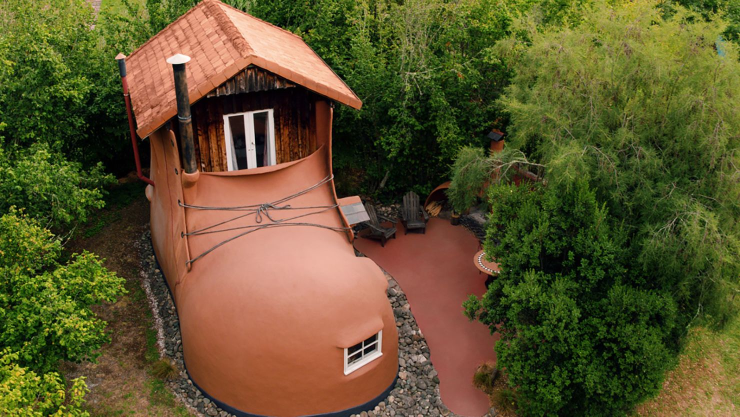
#> input picture Lab1/pic1.jpg, 1480 x 833 px (shown at 1/2 size)
$ jupyter execute --allow-errors 'NumPy_HandsOn_Array_to_Image_Analysis_Student_Lab_v2_(2).ipynb'
#> lines starting #> are read from the running program, lines starting #| are printed output that depends on the picture; after the words box and inside, x2 and y2 are one past the last pixel; in counts of white or black regions, pixels touching at a corner belong together
# NumPy Hands-on Lab: From Arrays to Image Analysis

## Student Practice Notebook

**Name:** Ratnesh Singh Bhandari
**Register Number:** AP24110010649
**Date:** 07-08-2026

## Learning Objectives

After completing this lab, you will be able to:

- Create and manipulate NumPy arrays
- Understand array properties and dimensions
- Perform indexing and slicing
- Apply mathematical operations
- Understand and explain broadcasting
- Analyze images using NumPy arrays
- Perform basic image transformations
- Explain *why* NumPy is used in real ML/Data Science pipelines, not just *how*

### How to use this notebook
- **Demonstration** cells: run them, read the output, understand it.
- **Practice** cells: write your own code — don't copy the demo verbatim.
- **Predict-then-run**: before running some cells, you'll be asked to *predict* the output first. Write your prediction in the markdown cell, then run and compare.
- **Reflection**: short written answers, in your own words.

## Part 1: Introduction to NumPy

NumPy (Numerical Python) is a Python library used for efficient numerical computation.

**Why not just use Python lists?** Python lists store objects with overhead per element and loop in pure Python. NumPy arrays store raw numbers in contiguous memory and use compiled C code for operations — this is called **vectorization**. That's why NumPy is used everywhere in:

- Data Science (pandas is built on NumPy)
- Machine Learning (feeding data into models as arrays/tensors)
- Image Processing (an image *is* a NumPy array)
- Scientific Computing

Let's actually *see* the speed difference before we take it on faith.

[cell 1]
import numpy as np
import matplotlib.pyplot as plt

print("NumPy is ready!")

### Demonstration: Loops vs. Vectorization (the "why" behind NumPy)

Below we add 1 to a million numbers two ways: a plain Python loop, and a NumPy array operation.
Run this cell and look at the timing output.

[cell 2]
import time

n = 1_000_000
python_list = list(range(n))
numpy_array = np.arange(n)

start = time.time()
result_list = [x + 1 for x in python_list]
loop_time = time.time() - start

start = time.time()
result_array = numpy_array + 1
vector_time = time.time() - start

print(f"Python loop time : {loop_time:.5f} seconds")
print(f"NumPy vector time: {vector_time:.5f} seconds")
print(f"NumPy was about {loop_time/vector_time:.0f}x faster")

**Reflection (write your answer):** Based on the timing above, in your own words, why is NumPy faster than a Python loop for this kind of operation?

*Your answer:*NumPy is faster than a Python loop for operations primarily due to its use of vectorization where as  python lists store objects with overhead per element and loop in pure Python one by one.

## Part 2: Creating NumPy Arrays

### Demonstration

[cell 3]
arr = np.array([10,20,30,40,50])
arr

### Student Practice

Create an array containing:

5, 10, 15, 20, 25

Write your code below (do not just copy the demo — change the numbers yourself):

[cell 4]
# Write your answer here
arr = np.array([5,10,15,20,25])
arr

## Part 3: Array Properties

Important properties:

- `ndim` : Number of dimensions
- `shape` : Size of each dimension
- `size` : Total number of elements
- `dtype` : Data type

**Predict first:** for the array `arr` from Part 2, what do you *expect* `ndim`, `shape`, `size`, and `dtype` to be? Write your guess below before running the next cell.

*Your prediction:*

[cell 5]
arr.ndim, arr.shape, arr.size, arr.dtype

### Observation

Was your prediction correct? If not, what did you get wrong and why?

Dimension:correct

Shape:correct

Size:correct

Data Type:correct

## Part 4: Special Arrays

These are commonly used to initialize data — for example, `zeros` is often used to create an empty "canvas" array before filling in real values (you'll see this again in the image section).

[cell 6]
np.zeros((3,3))

[cell 7]
np.ones((4,4))

[cell 8]
np.eye(3)

### Student Practice

Create a `5x5` array of all zeros, and a `2x6` array of all ones. Write both below.

[cell 9]
# Write your answer here
print(np.zeros((5,5)))
print(np.ones((2,6)))

## Part 5: Sequence Generation

[cell 10]
np.arange(0,50,5)

[cell 11]
np.linspace(0,100,10)

### Student Practice

`np.arange` and `np.linspace` both generate sequences but work differently.

1. Use `np.arange` to generate even numbers from 2 to 20.
2. Use `np.linspace` to generate 5 evenly spaced numbers between 0 and 1.
3. In one sentence, write the difference between `arange` (step-based) and `linspace` (count-based).

[cell 12]
# Write your answer here
print(np.arange(2,21,2))
print(np.linspace(0,1,5))

## Part 6: Random Numbers

[cell 13]
np.random.rand(5)

[cell 14]
np.random.randint(1,100,10)

## Part 7: Reshaping Arrays

Reshape changes the *structure* of an array without changing the data.

**Rule: the total number of elements must stay the same.** `3x4 = 12` elements, so you can reshape into any combination of dimensions that multiplies to 12 (e.g. `2x6`, `4x3`, `1x12`, `12x1`).

[cell 15]
a = np.arange(12)
a.reshape(3,4)

### Student Practice — valid shapes

Try reshaping `a` into these shapes. Write each as a separate line:
- 2 x 6
- 4 x 3
- 6 x 2

[cell 16]
# Practice here
a=np.arange(12)
# print(a.reshape(2,6))
# print(a.reshape(4,3))
# print(a.reshape(6,2))
#> (the rest of this cell did not finish here and is left out)

### Student Practice — break it on purpose

Now try `a.reshape(5,3)`. This should throw an error because 5 × 3 = 15 ≠ 12.

Run it, read the error message, then answer: **why did it fail, and what rule does it confirm about reshape?**

*Your answer:*
t failed because a contains 12 elements, but a 5 × 3 array requires 15 elements. This confirms that reshape() must preserve the total number of elements.

#> (a cell that did not finish here is left out)

## Part 8: Indexing and Slicing

[cell 18]
matrix = np.arange(1,10).reshape(3,3)
matrix

[cell 19]
# Extract first row
matrix[0]

[cell 20]
# Extract first column
matrix[:,0]

### Student Practice

Using `matrix` above, write code to extract:
1. The last row
2. The last column
3. The single element in the middle (row 1, column 1)
4. The bottom-right 2x2 sub-matrix

[cell 21]
# Write your answer here
print(matrix[-1])
print(matrix[:, -1])
print(matrix[1, 1])
print(matrix[-2:, -2:])

## Part 9: Mathematical Operations

[cell 22]
marks = np.array([60,70,80,90])

marks + 5

[cell 23]
marks * 2

### Student Practice

A student scored `marks = [55, 62, 48, 91, 73]` but every question was later found to be worth 1 extra bonus mark, and then the whole test was scaled to be out of 150 (currently out of 100, so multiply by 1.5).

Write the NumPy code to: (1) add the bonus mark to every score, then (2) scale to out of 150.

[cell 24]
# Write your answer here
marks = np.array([55, 62, 48, 91, 73])
updated_marks = (marks + 1) * 1.5
print(updated_marks)

## Part 10: Broadcasting

Broadcasting lets NumPy perform operations between arrays of **different shapes**, without writing an explicit loop, by "stretching" the smaller array to match the larger one — as long as their shapes are compatible.

**The basic rule:** starting from the trailing (rightmost) dimension, two dimensions are compatible if they're equal, or one of them is 1. NumPy then virtually repeats the size-1 dimension to match.

You already used broadcasting in Part 9 (`marks + 5`) — a single number (shape `()`) was broadcast across the whole array. Here's a less obvious example: a 1D array broadcast across a 2D array.

[cell 25]
salary = np.array([30000,40000,50000])

salary * 1.10

[cell 26]
# A less obvious broadcasting example: adding a 1D array to every row of a 2D array
grid = np.ones((3,3))       # shape (3,3)
row_bonus = np.array([1,2,3])  # shape (3,)

grid + row_bonus

### Student Practice — predict then check

Before running the next cell, predict the output shape and values on paper.

`np.array([[1],[2],[3]]) + np.array([10,20,30])`

(Hint: one array has shape `(3,1)`, the other `(3,)`. Think about how each dimension aligns.)

*Your prediction:*

[cell 27]
# Run this after writing your prediction above, and compare
np.array([[1],[2],[3]]) + np.array([10,20,30])

**Reflection:** In your own words, explain broadcasting with an example of your own (not one from this notebook).

*Your answer:*

## Part 11: Filtering Data (Boolean Indexing)

[cell 28]
marks = np.array([45,67,89,32,90,55])

marks[marks > 60]

### Student Practice

Using the `marks` array above:
1. Extract all marks that are failing (below 40).
2. Count how many students scored above 80 (hint: `.sum()` on a boolean array counts `True` values).
3. Replace all failing marks with 0 using `np.where`.

[cell 29]
# Write your answer here
failing_marks = marks[marks < 40]
students_above_80 = (marks > 80).sum()
updated_marks = np.where(marks < 40, 0, marks)

print(failing_marks)
print(students_above_80)
print(updated_marks)

## Part 12: Joining Arrays

[cell 30]
a=np.array([1,2,3])
b=np.array([4,5,6])

np.concatenate([a,b])

## Part 13: Splitting Arrays

[cell 31]
x=np.arange(12)

np.split(x,3)

### Student Practice

1. Split `x` into 4 equal parts instead of 3.
2. Try `np.split(x, 5)` — this should fail. Read the error and explain in one sentence why splitting into 5 doesn't work for 12 elements.

[cell 32]
# Write your answer here
x = np.arange(12)

print(np.split(x, 4))
#> (the rest of this cell did not finish here and is left out)

# Part 14: Image Analysis Using NumPy

## Why this matters for ML

A digital image **is** a NumPy array — this is exactly the data format used to feed images into computer vision models (e.g. CNNs). Every preprocessing step you do below (resizing, cropping, normalizing pixel values, flipping for data augmentation) is a real step used in production ML image pipelines, not just a classroom exercise.

## Image Shape Guidelines

A colour image is represented as:

`(height, width, channels)`

Example: `512 x 512 x 3` means:
- Height = 512 pixels
- Width = 512 pixels
- RGB colour channels = 3

**Avoid very large images** — a `4000 x 4000 x 3` image has 48 million individual pixel values. That's a lot to process and display.

Recommended:
- Practice: 300x300 pixels
- Processing: 512x512 pixels

#> (a cell that did not finish here is left out)

> **Note:** the cell above only works in Google Colab. If you're running this notebook locally (Jupyter/VS Code), skip it and instead set `image_path = "your_local_file.jpg"` directly in the next cell.

Upload an image file and note its name below:

Image name:

[cell 34]
from PIL import Image
import numpy as np
import matplotlib.pyplot as plt

image_path = "pic1.jpg"

img_array = np.array(Image.open(image_path))
#> img_array is the input picture: shape (833, 1480, 3); mean R, G, B 94.5, 84.3, 45.5

print(img_array.shape)
#| (833, 1480, 3)

plt.imshow(img_array)
plt.axis("off")
plt.show()

## Image Display

**Do not print the complete image array** (it's thousands of numbers and unreadable). Instead:
- Use `image.shape` to check dimensions
- Use `plt.imshow(...)` to *see* the image visually

### Student Practice
Display your uploaded image using `plt.imshow()` and turn off the axis with `plt.axis("off")`.

[cell 35]
# Write your code here to display img_array
import matplotlib.pyplot as plt

print("Dimensions:", img_array.shape)
#| Dimensions: (833, 1480, 3)

plt.imshow(img_array)
plt.axis("off")
plt.show()

## Image Cropping

### Student Practice
Crop the **center 200x200 region** of your image (not a random corner — think about how to calculate the center offset from `img_array.shape`), store it in a variable called `crop`, and display it.

[cell 36]
# Write your cropping code here
import matplotlib.pyplot as plt

height, width = img_array.shape[:2]

start_y = (height - 200) // 2
start_x = (width - 200) // 2

crop = img_array[start_y : start_y + 200, start_x : start_x + 200]
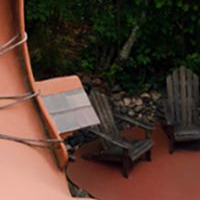
#> crop: shape (200, 200, 3); mean R, G, B 82.5, 58.8, 47.4

plt.imshow(crop)
plt.axis("off")
plt.show()

### Quick demo: showing multiple images side by side

You'll want to display more than one image at once in the tasks below (e.g. two flipped versions, or three RGB channels). `plt.subplots()` lets you do this in a grid. Study this small example, then reuse the pattern.

[cell 37]
# Demo: showing 2 plots side by side using plt.subplots
fig, axes = plt.subplots(1, 2, figsize=(8,4))

axes[0].imshow(img_array)
axes[0].set_title("Original")
axes[0].axis("off")

axes[1].imshow(img_array)
axes[1].set_title("Original (again, just for demo)")
axes[1].axis("off")

plt.show()
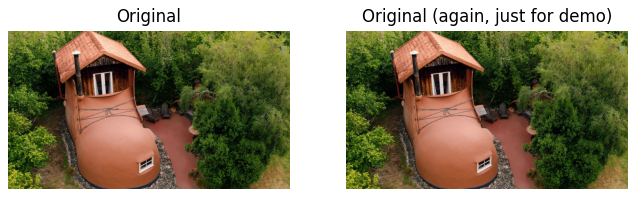
#> figure drawn by matplotlib, 2 panels

## Image Flipping

### Student Practice
Produce and display both a vertical flip and a horizontal flip of your image using slicing (`[::-1]`), without using any built-in flip function.

[cell 38]
# Write your flipping code here
import matplotlib.pyplot as plt

v_flip = img_array[::-1, :]
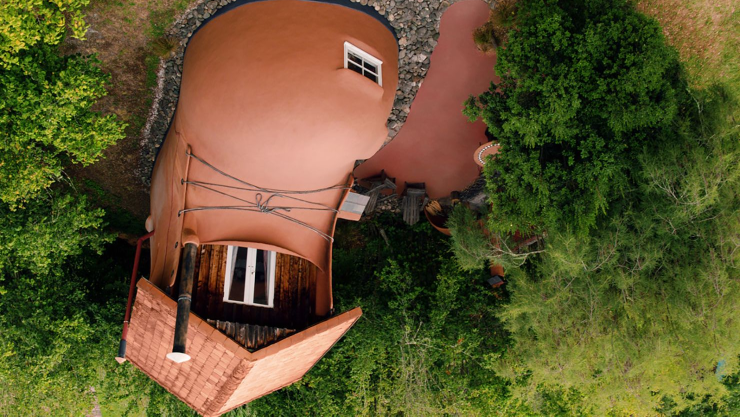
#> v_flip: shape (833, 1480, 3) (shown at 1/2 size); mean R, G, B 94.5, 84.3, 45.5
h_flip = img_array[:, ::-1]
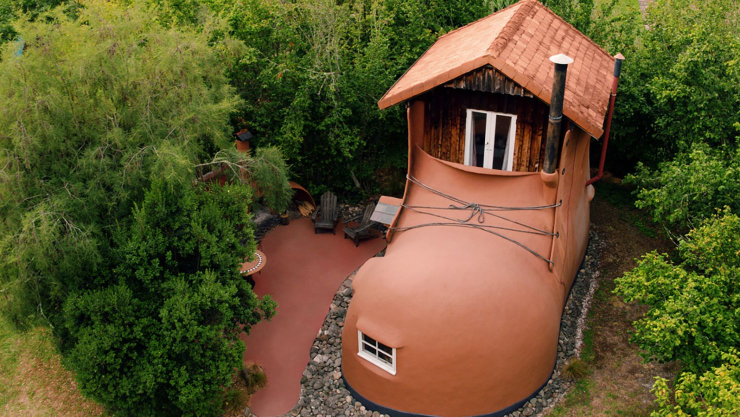
#> h_flip: shape (833, 1480, 3) (shown at 1/2 size); mean R, G, B 94.5, 84.3, 45.5

plt.subplot(1, 2, 1)
plt.imshow(v_flip)
plt.title("Vertical Flip")
plt.axis("off")

plt.subplot(1, 2, 2)
plt.imshow(h_flip)
plt.title("Horizontal Flip")
plt.axis("off")

plt.show()

## RGB Channel Analysis

RGB channels:

- 0 - Red
- 1 - Green
- 2 - Blue

### Student Practice
Extract the red, green, and blue channels separately, and display each one using `plt.imshow(channel, cmap="gray")` so you can see which areas of the image are strongest in each color.

[cell 39]
# Write your RGB channel code here
import matplotlib.pyplot as plt

red = img_array[:, :, 0]
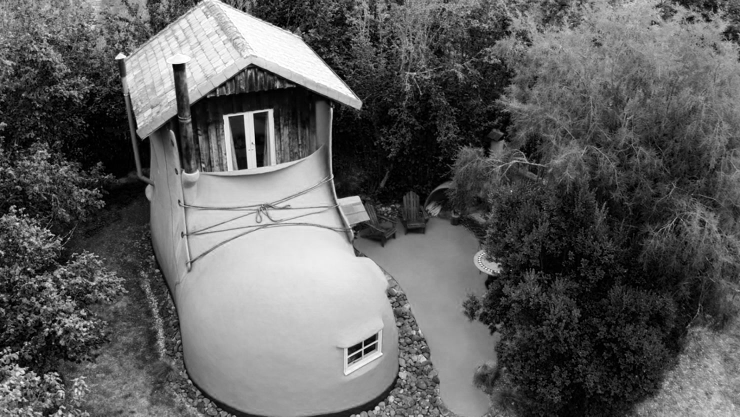
#> red: shape (833, 1480) (shown at 1/2 size); min 0, max 255, mean 94.5
green = img_array[:, :, 1]
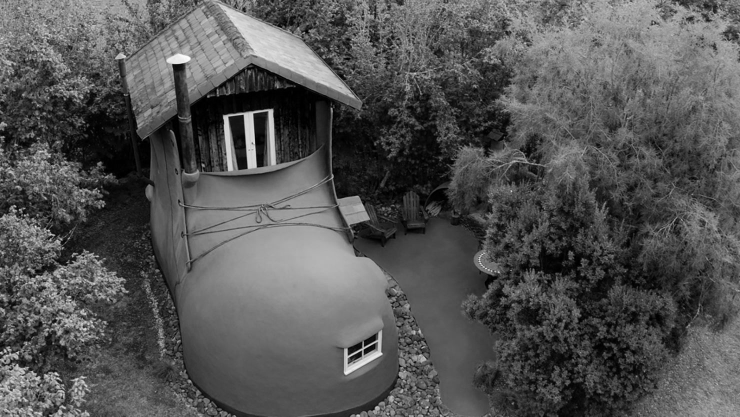
#> green: shape (833, 1480) (shown at 1/2 size); min 0, max 255, mean 84.3
blue = img_array[:, :, 2]
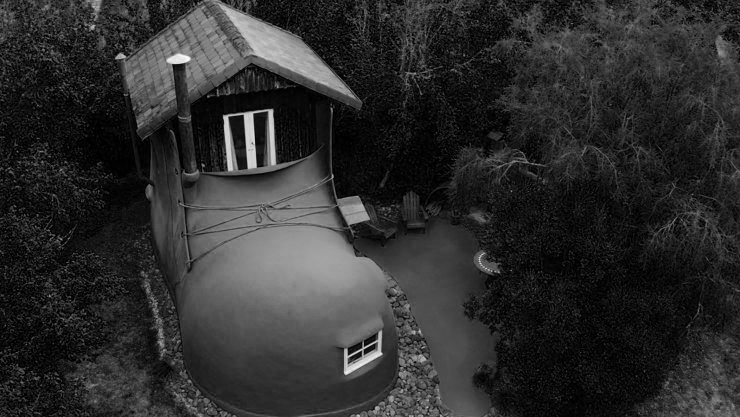
#> blue: shape (833, 1480) (shown at 1/2 size); min 0, max 255, mean 45.5

plt.subplot(1, 3, 1)
plt.imshow(red, cmap="gray")
plt.title("Red Channel")
plt.axis("off")

plt.subplot(1, 3, 2)
plt.imshow(green, cmap="gray")
plt.title("Green Channel")
plt.axis("off")

plt.subplot(1, 3, 3)
plt.imshow(blue, cmap="gray")
plt.title("Blue Channel")
plt.axis("off")

plt.show()

## Brightness Analysis

### Student Practice
Calculate the average brightness of your image using `np.mean()`. Then calculate the average brightness of just the red channel, just the green channel, and just the blue channel. Which channel is brightest? Write your answer below the code.

[cell 40]
# Write your brightness code here
import numpy as np

overall_brightness = np.mean(img_array)
#> overall_brightness = 74.76
red_brightness = np.mean(img_array[:, :, 0])
#> red_brightness = 94.47
green_brightness = np.mean(img_array[:, :, 1])
#> green_brightness = 84.29
blue_brightness = np.mean(img_array[:, :, 2])
#> blue_brightness = 45.52

print(f"Overall Average Brightness: {overall_brightness:.2f}")
#| Overall Average Brightness: 74.76
print(f"Red Channel Brightness:     {red_brightness:.2f}")
#| Red Channel Brightness:     94.47
print(f"Green Channel Brightness:   {green_brightness:.2f}")
#| Green Channel Brightness:   84.29
print(f"Blue Channel Brightness:    {blue_brightness:.2f}")
#| Blue Channel Brightness:    45.52

*Your answer:*

## Thresholding

Convert the image into pure black-and-white using `np.where()`.

### Student Practice
1. Convert the image to grayscale by averaging the 3 channels (`axis=2`).
2. Use `np.where(gray > 128, 255, 0)` to create a binary (black/white) version.
3. Display the result.
4. Try a different threshold (e.g. 100 or 180) and observe how it changes the result.

[cell 41]
# Write your thresholding code here
import matplotlib.pyplot as plt
import numpy as np

gray = np.mean(img_array, axis=2)
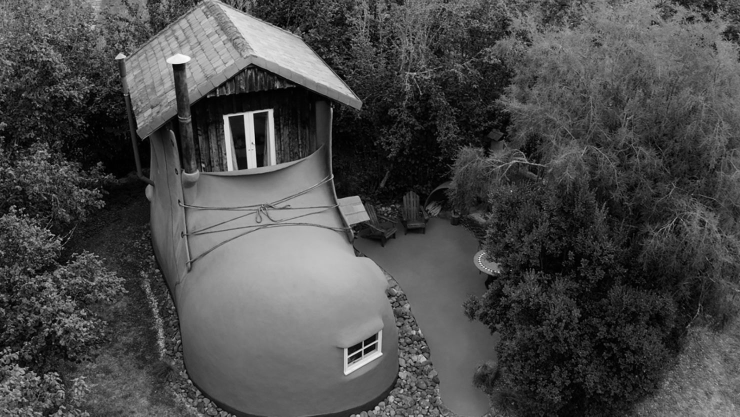
#> gray: shape (833, 1480) float64 (shown at 1/2 size); min 0, max 253.7, mean 74.8

binary_128 = np.where(gray > 128, 255, 0)
#> binary_128: shape (833, 1480) int64; 14.9% white; 2861 white regions (2572 under 20 px), largest, box (x1, y1, x2, y2) and area: (387, 448, 787, 695) 69512, (230, 0, 723, 233) 42882, (383, 321, 662, 417) 12609
binary_100 = np.where(gray > 100, 255, 0)
#> binary_100: shape (833, 1480) int64; 29% white; 3602 white regions (3106 under 20 px), largest, box (x1, y1, x2, y2) and area: (344, 216, 966, 833) 173301, (230, 0, 725, 265) 53850, (983, 0, 1480, 237) 44748
#> (the rest of the program and of its run is left out)
